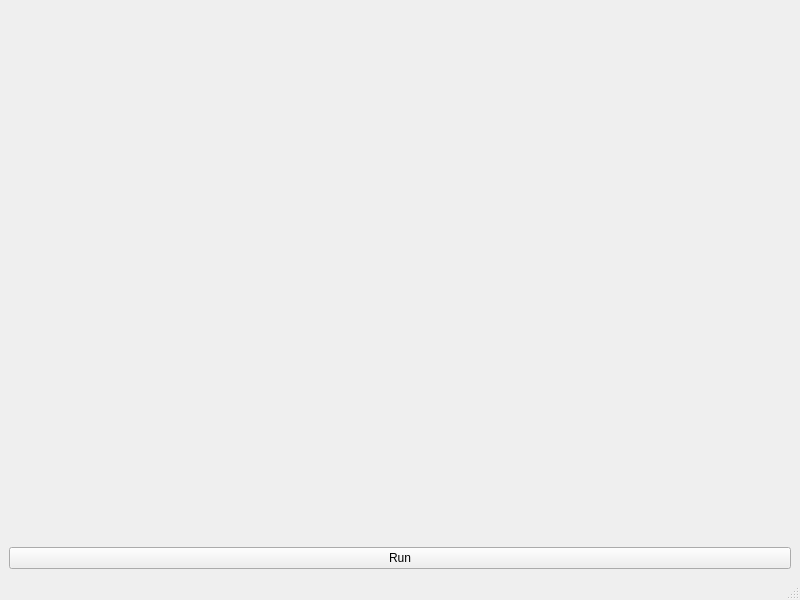
<?xml version="1.0" encoding="UTF-8"?>
<ui version="4.0">
 <class>Simulator</class>
 <widget class="QMainWindow" name="Simulator">
  <property name="geometry">
   <rect>
    <x>0</x>
    <y>0</y>
    <width>800</width>
    <height>600</height>
   </rect>
  </property>
  <property name="windowTitle">
   <string>Simulator</string>
  </property>
  <widget class="QWidget" name="centralwidget">
   <layout class="QVBoxLayout" name="verticalLayout_2">
    <item>
     <layout class="QVBoxLayout" name="verticalLayout">
      <item>
       <widget class="QInteractivePlot" name="widget" native="true"/>
      </item>
      <item>
       <widget class="QInteractivePlot" name="widget_2" native="true"/>
      </item>
     </layout>
    </item>
    <item>
     <widget class="QPushButton" name="runButton">
      <property name="text">
       <string>Run</string>
      </property>
     </widget>
    </item>
   </layout>
  </widget>
  <widget class="QMenuBar" name="menubar">
   <property name="geometry">
    <rect>
     <x>0</x>
     <y>0</y>
     <width>800</width>
     <height>33</height>
    </rect>
   </property>
  </widget>
  <widget class="QStatusBar" name="statusbar"/>
 </widget>
 <customwidgets>
  <customwidget>
   <class>QInteractivePlot</class>
   <extends>QWidget</extends>
   <header>qinteractiveplot.h</header>
   <container>1</container>
  </customwidget>
 </customwidgets>
 <resources/>
 <connections/>
</ui>
